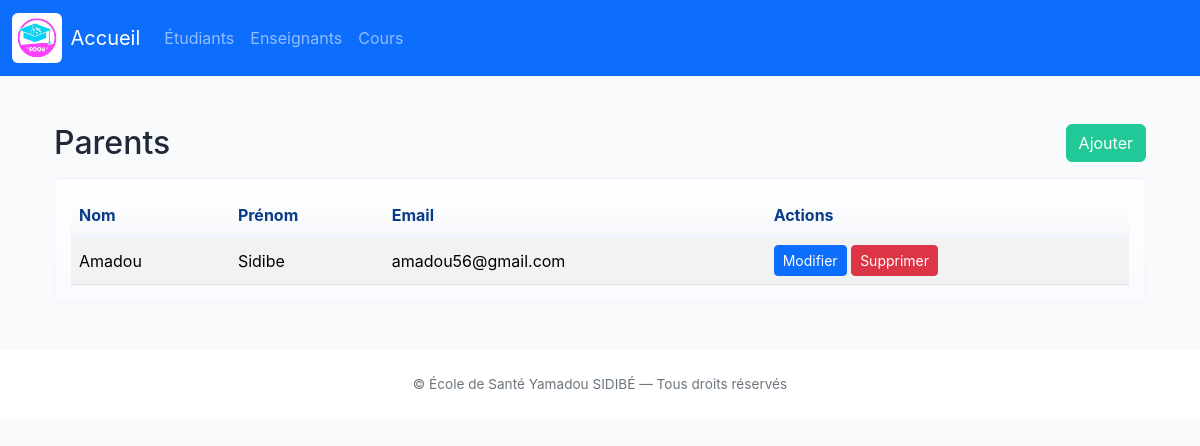
Page /parents/ on the earlier database version.
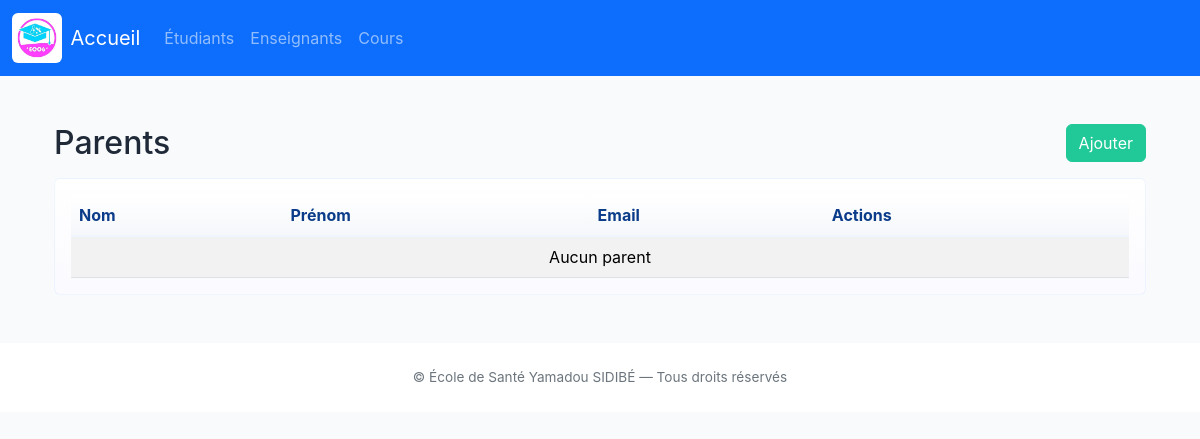
Same page on the later database version.
### gestion_des_presences/models.py (models this page shows, shortened)
class Parent(models.Model):
    id = models.AutoField(primary_key=True)
    nom = models.CharField(max_length=100)
    prenom = models.CharField(max_length=100)
    email = models.EmailField(unique=True)
    telephone = models.CharField(max_length=15, blank=True, null=True)
    notifications_enabled = models.BooleanField(default=True)
    notification_preferences = JSONField(default=dict, blank=True)

### gestion_des_presences/views.py (the view)
# urls.py: path('parents/', views.liste_parents, name='liste_parents'),
def liste_parents(request):
    items = Parent.objects.all()
    return render(request, 'liste_parents.html', {'items': items})

### gestion_des_presences/templates/liste_parents.html
{% extends 'base.html' %}
{% block content %}
<div class="container mt-5">
  <div class="section-title mb-3">
    <h2>Parents</h2>
    <a class="btn btn-accent" href="{% url 'parent_create' %}">Ajouter</a>
  </div>
  <div class="card card-ghost p-3">
  <table class="table table-striped mb-0">
    <thead><tr><th>Nom</th><th>Prénom</th><th>Email</th><th>Actions</th></tr></thead>
    <tbody>
      {% for p in items %}
      <tr>
        <td>{{ p.nom }}</td>
        <td>{{ p.prenom }}</td>
        <td>{{ p.email }}</td>
        <td>
          <a class="btn btn-sm btn-primary" href="{% url 'parent_update' p.id %}">Modifier</a>
          <a class="btn btn-sm btn-danger" href="{% url 'parent_delete' p.id %}">Supprimer</a>
        </td>
      </tr>
      {% empty %}
      <tr><td colspan="4" class="text-center">Aucun parent</td></tr>
      {% endfor %}
    </tbody>
  </table>
  </div>
</div>
{% endblock %}

Differences in the rows shown:
removed Parent: nom "Amadou", prenom "Sidibe", email "amadou56@gmail.com"
Other differences:
text now shown: "Aucun parent"
